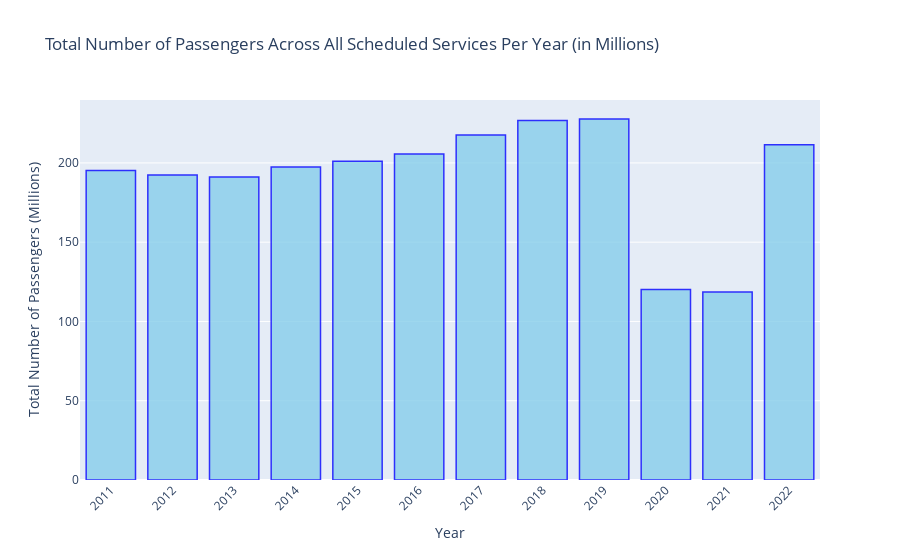

Notebook source saved alongside this figure:
### Code cell
total_passengers_per_year_millions = bus_services_df[bus_services_df['Statistic Label'] == 'Passengers'].groupby('Year')['VALUE'].sum().apply(convert_to_millions)

# Creating an interactive bar chart using Plotly
fig = px.bar(total_passengers_per_year_millions,
             x=total_passengers_per_year_millions.index,
             y=total_passengers_per_year_millions,
             labels={'y': 'Total Number of Passengers (Millions)', 'x': 'Year'},
             title='Total Number of Passengers Across All Scheduled Services Per Year (in Millions)')

fig.update_traces(hovertemplate='Year: %{x}<br>Number of Bus Passengers: %{y:.0f}M',
                  marker_color='skyblue', marker_line_color='blue',
                  marker_line_width=1.5, opacity=0.8)
fig.update_layout(
    showlegend=False,
    hovermode='x',
    xaxis_tickangle=-45,  
    xaxis=dict(
        tickmode='linear', 
        type='category'    
    )
)

fig.show()

### Figure 1 — Plotly figure (JSON) as saved in the notebook; plotly's stock layout.template omitted (floating-point values rounded to 4 significant figures)
{"data": [{"alignmentgroup": "True", "hovertemplate": "Year: %{x}<br>Number of Bus Passengers: %{y:.0f}M", "legendgroup": "", "marker": {"color": "skyblue", "line": {"color": "blue", "width": 1.5}, "pattern": {"shape": ""}}, "name": "", "offsetgroup": "", "opacity": 0.8, "orientation": "v", "showlegend": false, "textposition": "auto", "type": "bar", "x": [2011, 2012, 2013, 2014, 2015, 2016, 2017, 2018, 2019, 2020, 2021, 2022], "xaxis": "x", "y": [195.3, 192.4, 191.1, 197.4, 201.0, 205.6, 217.6, 226.7, 227.7, 120.2, 118.6, 211.5], "yaxis": "y"}], "layout": {"barmode": "relative", "hovermode": "x", "legend": {"tracegroupgap": 0}, "showlegend": false, "title": {"text": "Total Number of Passengers Across All Scheduled Services Per Year (in Millions)"}, "xaxis": {"anchor": "y", "domain": [0, 1], "tickangle": -45, "tickmode": "linear", "title": {"text": "Year"}, "type": "category"}, "yaxis": {"anchor": "x", "domain": [0, 1], "title": {"text": "Total Number of Passengers (Millions)"}}}}
